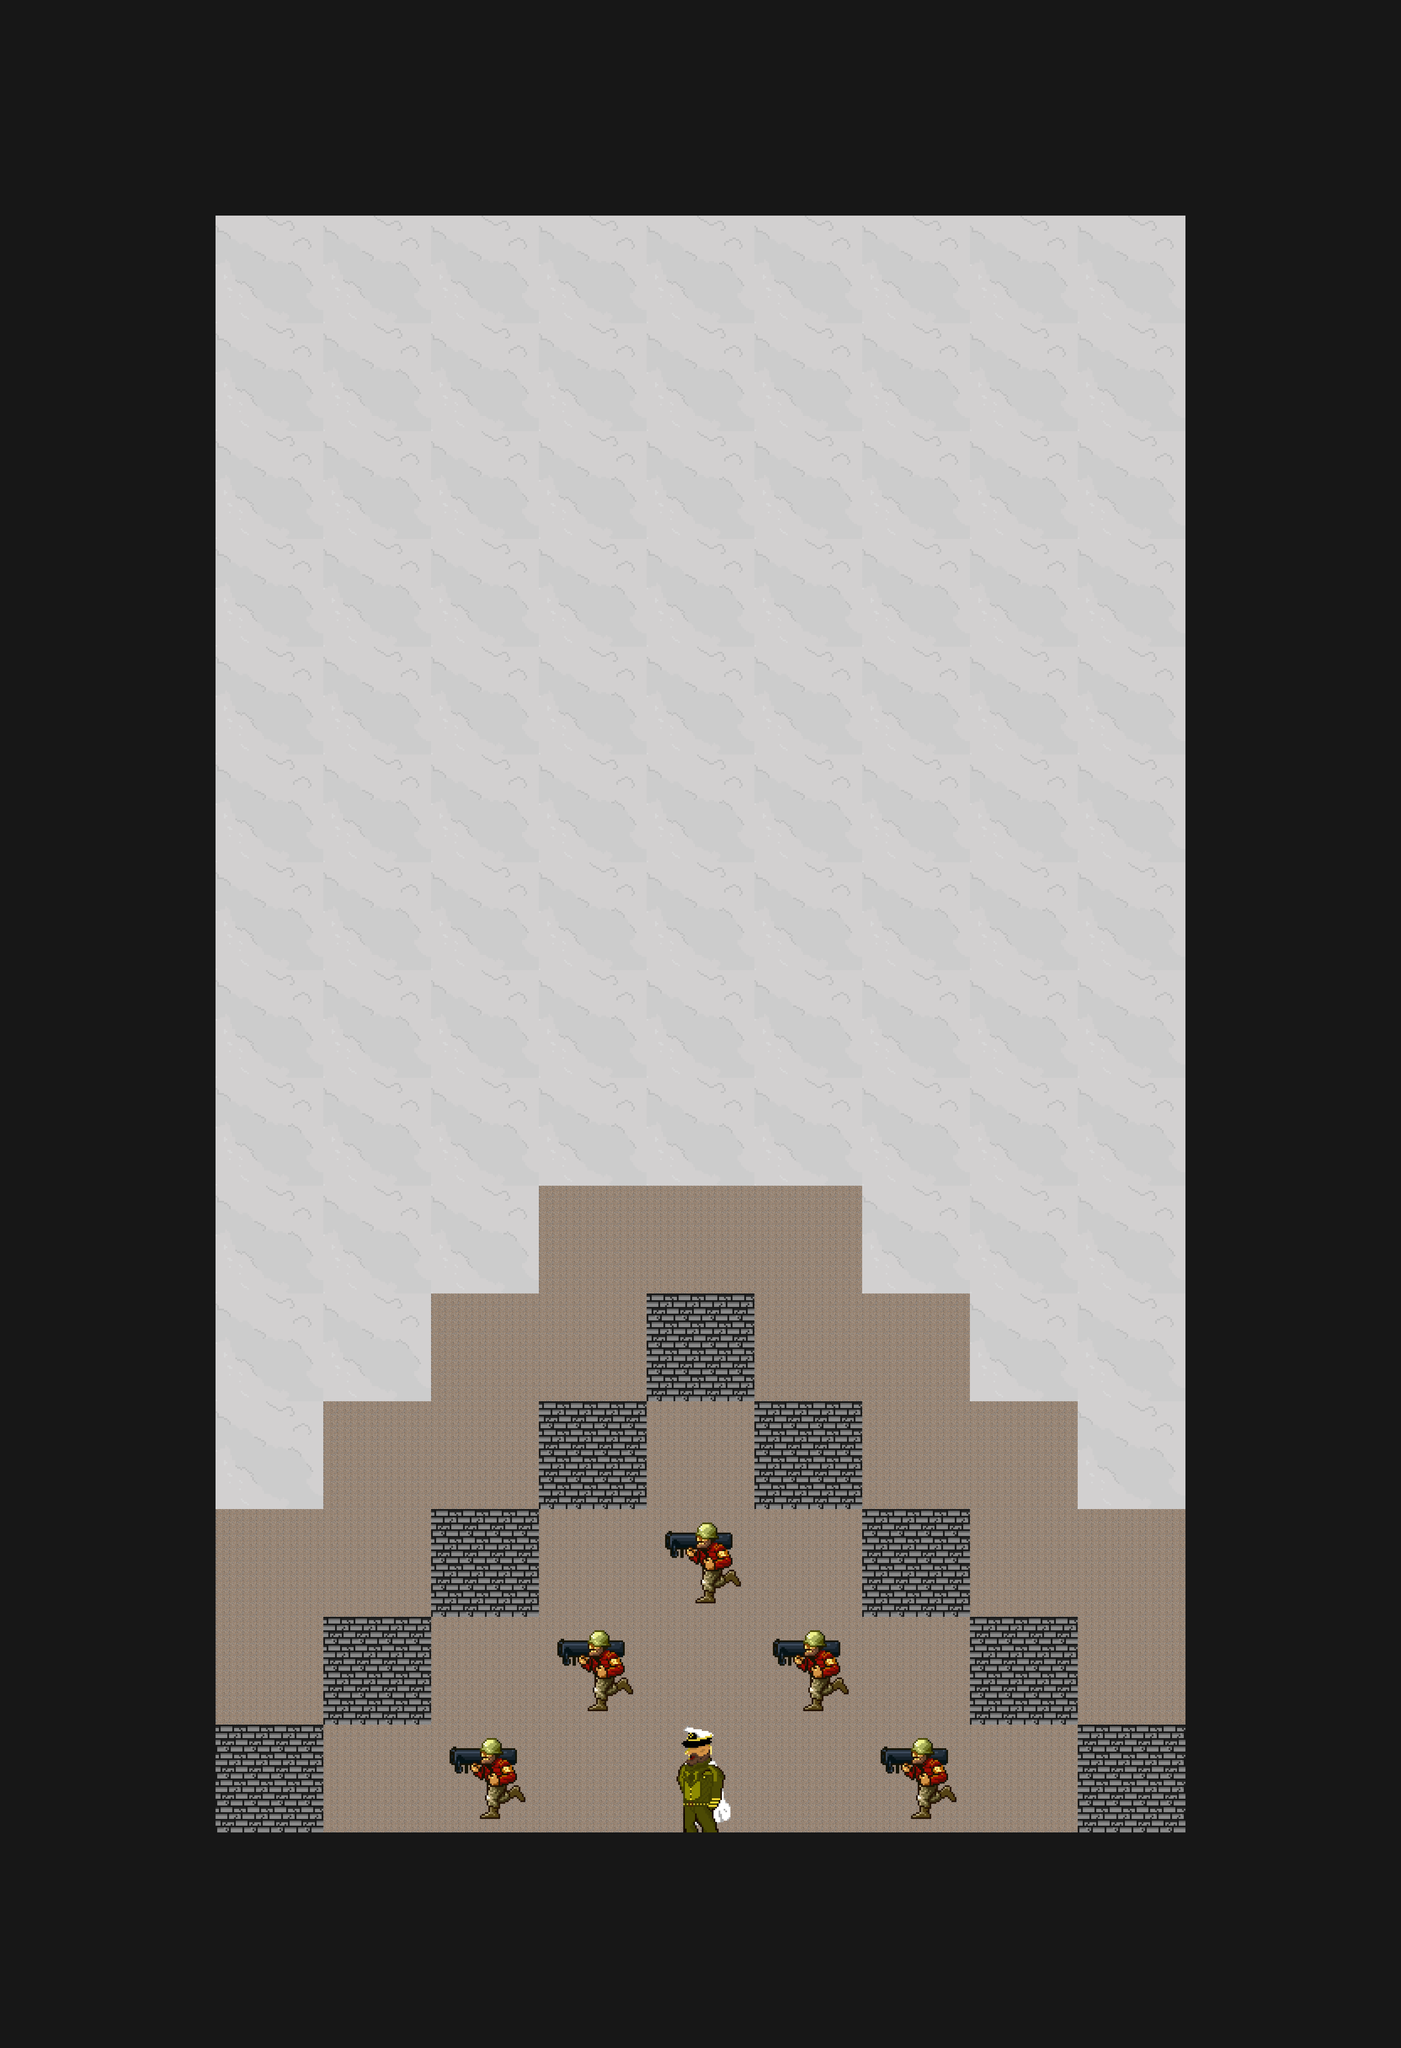

This is a level from a 2D game, rendered from its Tiled map with the project's own tilesets. A one-line summary and the complete map file follow:
An orthogonal 13x19 tile map with 256x256 px tiles, 3 tile layers (ground, pawns, clouds), 6 tilesets.

<map version="1.0" tiledversion="1.0.3" orientation="orthogonal" renderorder="right-down" width="13" height="19" tilewidth="256" tileheight="256" backgroundcolor="#000000" nextobjectid="1">
 <tileset firstgid="1" source="icons/commander_white.tsx" />
 <tileset firstgid="10" source="icons/wall.tsx" />
 <tileset firstgid="11" source="icons/soldier.tsx" />
 <tileset firstgid="23" source="cloudTileset.tsx" />
 <tileset firstgid="43" source="icons/ground.tsx" />
 <tileset firstgid="44" source="Black.tsx" />
 <layer name="ground" width="13" height="19">
  <data encoding="csv">
44,44,44,44,44,44,44,44,44,44,44,44,44,
44,44,44,44,44,44,44,44,44,44,44,44,44,
44,44,43,43,43,43,43,43,43,43,43,44,44,
44,44,43,43,43,43,43,43,43,43,43,44,44,
44,44,43,43,43,43,43,43,43,43,43,44,44,
44,44,43,43,43,43,43,43,43,43,43,44,44,
44,44,43,43,43,43,43,43,43,43,43,44,44,
44,44,43,43,43,43,43,43,43,43,43,44,44,
44,44,43,43,43,43,43,43,43,43,43,44,44,
44,44,43,43,43,43,43,43,43,43,43,44,44,
44,44,43,43,43,43,43,43,43,43,43,44,44,
44,44,43,43,43,43,43,43,43,43,43,44,44,
44,44,43,43,43,43,43,43,43,43,43,44,44,
44,44,43,43,43,43,43,43,43,43,43,44,44,
44,44,43,43,43,43,43,43,43,43,43,44,44,
44,44,43,43,43,43,43,43,43,43,43,44,44,
44,44,43,43,43,43,43,43,43,43,43,44,44,
44,44,44,44,44,44,44,44,44,44,44,44,44,
44,44,44,44,44,44,44,44,44,44,44,44,44
</data>
 </layer>
 <layer name="pawns" width="13" height="19">
  <data encoding="csv">
0,0,0,0,0,0,0,0,0,0,0,0,0,
0,0,0,0,0,0,0,0,0,0,0,0,0,
0,0,0,0,0,0,0,0,0,0,0,0,0,
0,0,0,0,0,0,0,0,0,0,0,0,0,
0,0,0,0,0,0,0,0,0,0,0,0,0,
0,0,0,0,0,0,0,0,0,0,0,0,0,
0,0,0,0,0,0,0,0,0,0,0,0,0,
0,0,0,0,0,0,0,0,0,0,0,0,0,
0,0,0,0,0,0,0,0,0,0,0,0,0,
0,0,0,0,0,0,0,0,0,0,0,0,0,
0,0,0,0,0,0,0,0,0,0,0,0,0,
0,0,0,0,0,0,0,0,0,0,0,0,0,
0,0,0,0,0,0,10,0,0,0,0,0,0,
0,0,0,0,0,10,0,10,0,0,0,0,0,
0,0,0,0,10,0,11,0,10,0,0,0,0,
0,0,0,10,0,11,0,11,0,10,0,0,0,
0,0,10,0,11,0,1,0,11,0,10,0,0,
0,0,0,0,0,0,0,0,0,0,0,0,0,
0,0,0,0,0,0,0,0,0,0,0,0,0
</data>
 </layer>
 <layer name="clouds" width="13" height="19">
  <data encoding="csv">
0,0,0,0,0,0,0,0,0,0,0,0,0,
0,0,0,0,0,0,0,0,0,0,0,0,0,
0,0,23,23,23,23,23,23,23,23,23,0,0,
0,0,23,23,23,23,23,23,23,23,23,0,0,
0,0,23,23,23,23,23,23,23,23,23,0,0,
0,0,23,23,23,23,23,23,23,23,23,0,0,
0,0,23,23,23,23,23,23,23,23,23,0,0,
0,0,23,23,23,23,23,23,23,23,23,0,0,
0,0,23,23,23,23,23,23,23,23,23,0,0,
0,0,23,23,23,23,23,23,23,23,23,0,0,
0,0,23,23,23,23,23,23,23,23,23,0,0,
0,0,23,23,23,0,0,0,23,23,23,0,0,
0,0,23,23,0,0,0,0,0,23,23,0,0,
0,0,23,0,0,0,0,0,0,0,23,0,0,
0,0,0,0,0,0,0,0,0,0,0,0,0,
0,0,0,0,0,0,0,0,0,0,0,0,0,
0,0,0,0,0,0,0,0,0,0,0,0,0,
0,0,0,0,0,0,0,0,0,0,0,0,0,
0,0,0,0,0,0,0,0,0,0,0,0,0
</data>
 </layer>
</map>